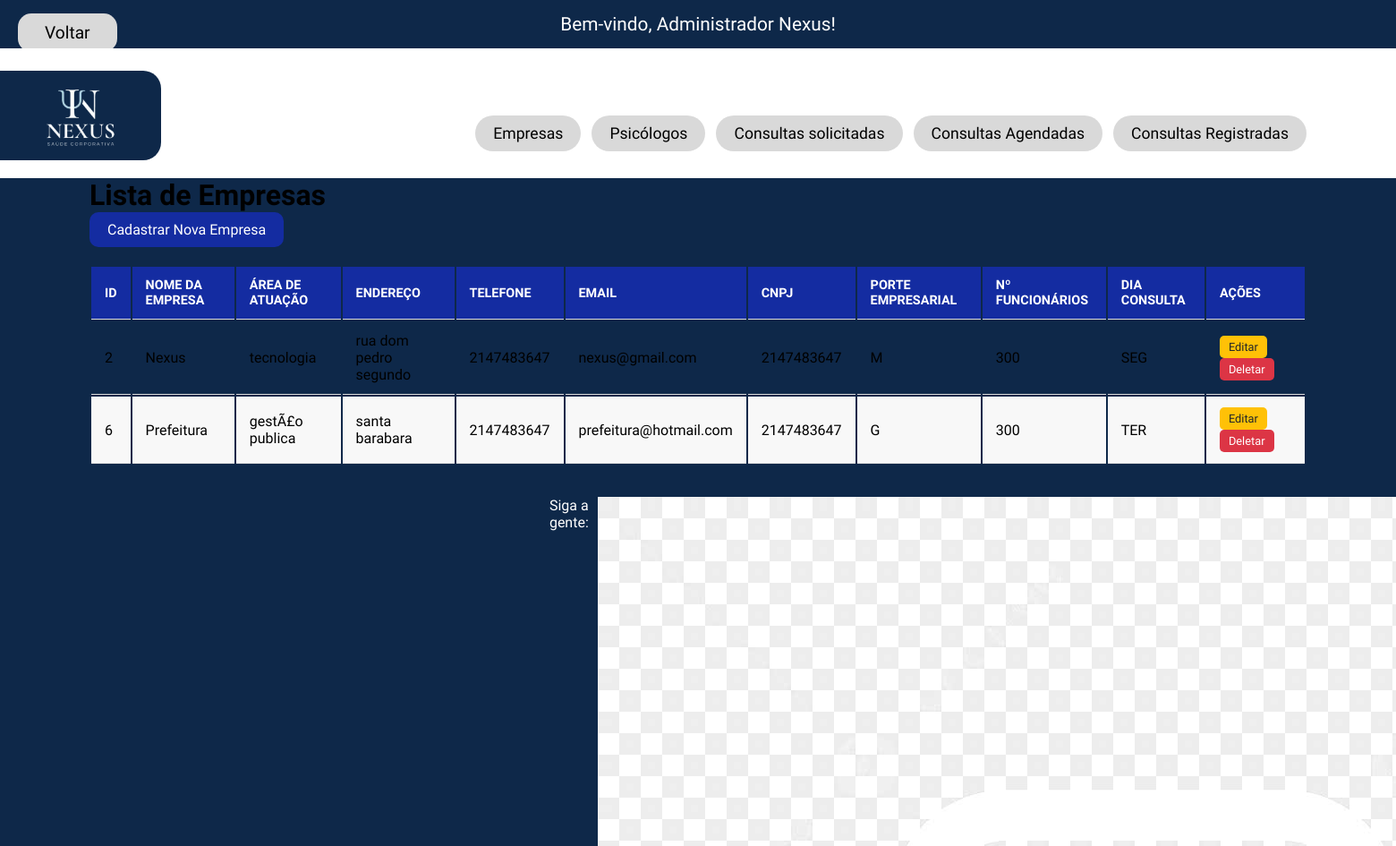
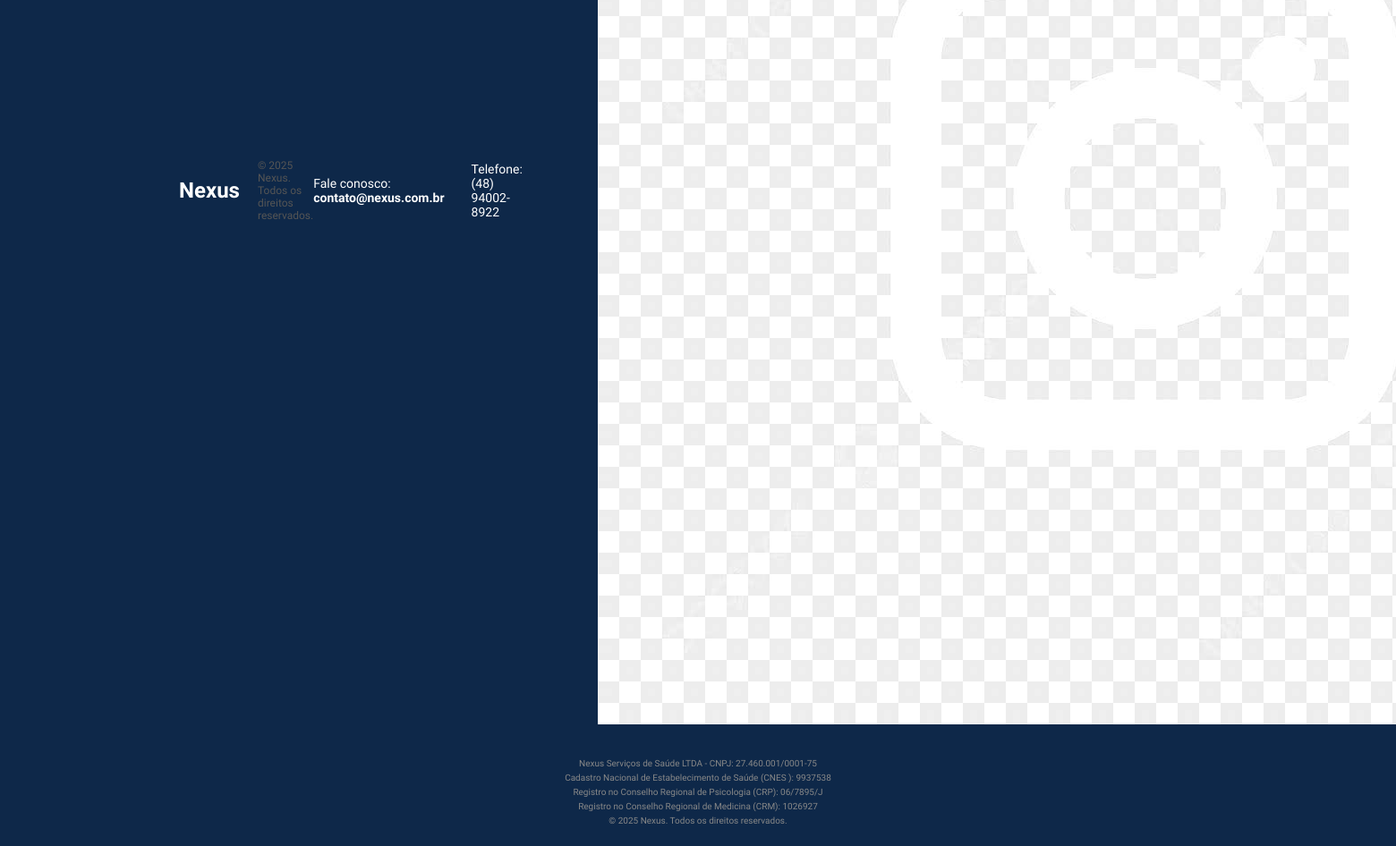
The app's page /listar_empresas.php with its own data (2 pictures, top to bottom).
### tables this page shows
CREATE TABLE `empresas` (
  `id_empresa` int(11) NOT NULL,
  `nome_empresa` varchar(50) DEFAULT NULL,
  `area_atuacao` varchar(50) DEFAULT NULL,
  `endereco` varchar(50) DEFAULT NULL,
  `telefone` int(11) DEFAULT NULL,
  `email` varchar(50) DEFAULT NULL,
  `cnpj` int(14) DEFAULT NULL,
  `porte_empresarial` char(3) DEFAULT NULL,
  `numero_de_funcionarios` int(11) DEFAULT NULL,
  `senha` varchar(50) DEFAULT NULL,
  `data_consulta` varchar(3) DEFAULT NULL
);

### listar_empresas.php (the view, shortened to what this page needs)
<?php
include 'includes/header_dashboard_admin.php';
include 'includes/conexao.php';
$sql = "SELECT id_empresa, nome_empresa, area_atuacao, endereco, telefone, email, cnpj, porte_empresarial, numero_de_funcionarios, data_consulta FROM empresas";
$result = $conn->query($sql);
?>
<div class="container">
    <h1>Lista de Empresas</h1>
    <a href="cadastrar_empresa.php" class="btn btn-primary">Cadastrar Nova Empresa</a>
    <table class="table">
        <thead>
            <tr>
                <th>ID</th>
                <th>Nome da Empresa</th>
                <th>Área de Atuação</th>
                <th>Endereço</th>
                <th>Telefone</th>
                <th>Email</th>
                <th>CNPJ</th>
                <th>Porte Empresarial</th>
                <th>Nº Funcionários</th>
	                <th>Dia Consulta</th>
                <th>Ações</th>
            </tr>
        </thead>
        <tbody>
            <?php
            if ($result->num_rows > 0) {
                while($row = $result->fetch_assoc()) {
                    echo "<tr>";
                    echo "<td>" . $row["id_empresa"] . "</td>";
                    echo "<td>" . $row["nome_empresa"] . "</td>";
                    echo "<td>" . $row["area_atuacao"] . "</td>";
                    echo "<td>" . $row["endereco"] . "</td>";
                    echo "<td>" . $row["telefone"] . "</td>";
                    echo "<td>" . $row["email"] . "</td>";
                    echo "<td>" . $row["cnpj"] . "</td>";
                    echo "<td>" . $row["porte_empresarial"] . "</td>";
                    echo "<td>" . $row["numero_de_funcionarios"] . "</td>";
	                    echo "<td>" . $row["data_consulta"] . "</td>";
                    echo "<td>
                            <a href=\"editar_empresa.php?id=" . $row["id_empresa"] . "\" class=\"btn btn-warning btn-sm\">Editar</a>
                            <a href=\"deletar_empresa.php?id=" . $row["id_empresa"] . "\" class=\"btn btn-danger btn-sm\" onclick=\"return confirm(\'Tem certeza que deseja deletar esta empresa?\');\">Deletar</a>
                          </td>";
                    echo "</tr>";
                }
            } else {
                echo "<tr><td colspan=\"11\">Nenhuma empresa cadastrada.</td></tr>";
            }
            ?>
        </tbody>
    </table>
</div>
<?php
include 'includes/footer.php';
?>

### includes/header_dashboard_admin.php (shortened to what this page needs)
<!DOCTYPE html>
<html lang="pt-BR">
<head>
    <link rel="stylesheet" href="css/style.css">
</head>
<body>
    <div class="top-banner">
         <button class="btn-voltar" onclick="window.location.href='index.php'">Voltar</button>
        <div class="container banner-content">
            <span class="banner-text">Bem-vindo, Administrador Nexus!</span>
        </div>
    </div>
    <nav class="navbar">
        <div class="container">
            <div class="logo-container">
                <a href="index.php">
                    <img src="assets/6001-2.webp" alt="Nexus Logo" class="logo">
                </a>
            </div>
            <div class="nav-menu">
                <button class="nav-btn" onclick="window.location.href='listar_empresas.php'">Empresas</button>
                <button class="nav-btn" onclick="window.location.href='listar_psicologos.php'">Psicólogos</button>
                <button class="nav-btn" onclick="window.location.href='listar_funcionarios.php'">Consultas solicitadas</button>
                <button class="nav-btn" onclick="window.location.href='listar_consultas.php'">Consultas Agendadas</button>
                <button class="nav-btn" onclick="window.location.href='listar_consultas_registradas.php'">Consultas Registradas</button>
            </div>
        </div>
    </nav>

### includes/footer.php (shortened to what this page needs)
<link rel="stylesheet" href="css/style_footer.css">
<footer class="footer-legal">
    <div class="container">
        <div class="footer-main-row">
            <div class="footer-logo-info">
                <span class="logo-text">Nexus</span>
                <span class="copyright">© 2025 Nexus. Todos os direitos reservados.</span>
            </div>
            <div class="footer-contact-social">
                <span class="contact-info-text">Fale conosco: <a href="mailto:contato@nexus.com.br">contato@nexus.com.br</a></span>
                <span class="contact-info-text">Telefone: (48) 94002-8922</span>
                <div class="social-icons">
                    <span>Siga a gente:</span>
                     <a href="https://www.instagram.com/nexus_saude_corporativa?utm_source=ig_web_button_share_sheet&igsh=ZDNlZDc0MzIxNw==" target="_blank">
                     <img src="insta.jpg" class="logo-insta">
                    </a>
                </div>
            </div>
        </div>
        <div class="footer-legal-details">
            <p>Nexus Serviços de Saúde LTDA - CNPJ: 27.460.001/0001-75</p>
            <p>Cadastro Nacional de Estabelecimento de Saúde (CNES ): 9937538</p>
            <p>Registro no Conselho Regional de Psicologia (CRP): 06/7895/J</p>
            <p>Registro no Conselho Regional de Medicina (CRM): 1026927</p>
             <span class="copyright">© 2025 Nexus. Todos os direitos reservados.</span>
        </div>
    </div>
</footer>

### css/style.css (style rules this page uses)
* { margin: 0; padding: 0; box-sizing: border-box; }
body { font-family: 'Alexandria', sans-serif; background-color: #0e2849; overflow-x: hidden; }
.container { width: 100%; max-width: 1400px; margin: 0 auto; padding: 0 20px; }
.top-banner { background-color: #0e2849; padding: 15px 0; width: 100%; }
.banner-content { display: flex; justify-content: center; align-items: center; gap: 20px; flex-wrap: wrap; }
.banner-text { color: white; font-size: 1.3rem; font-family: 'Baloo 2', cursive; font-weight: 400; }
.navbar { background-color: white; padding: 60px 0 30px 0; position: relative; width: 100%; }
.logo-container { position: absolute; left: 0; top: 25px; width: 180px; height: 100px; background-color: #0e2849; border-bottom-right-radius: 20px; border-top-right-radius: 20px; display: flex; align-items: center; justify-content: center; z-index: 10; }
.logo { width: 100%; max-width: 230px; height: auto; object-fit: contain; }
.nav-menu { display: flex; justify-content: flex-end; gap: 12px; flex-wrap: wrap; padding-top: 15px; }
.nav-btn { background-color: #d9d9d9; border: none; padding: 10px 20px; border-radius: 25px; font-size: 1.1rem; font-family: 'Alexandria', sans-serif; cursor: pointer; transition: all 0.3s ease; }
.btn-voltar { background-color: #d9d9d9; color: #000; position: fixed; left: 20px; border: none; padding: 10px 30px; border-radius: 15px; font-size: 1.2rem; font-family: 'Alexandria', sans-serif; cursor: pointer; transition: all 0.3s ease; }
.table thead { background-color: #142ca1; color: white; }
.table th, .table td { padding: 12px 15px; text-align: left; border-bottom: 1px solid #ddd; }
.table th { font-weight: 700; text-transform: uppercase; font-size: 0.9rem; }
.table tbody tr:nth-child(even) { background-color: #f8f8f8; }
.btn-sm { padding: 5px 10px; font-size: 0.8rem; border-radius: 5px; margin-right: 5px; text-decoration: none; display: inline-block; transition: background-color 0.3s ease; }
.btn-warning { background-color: #ffc107; color: #212529; border: none; }
.btn-danger { background-color: #dc3545; color: white; border: none; }
.btn-primary { background-color: #142ca1; color: white; border: none; padding: 10px 20px; border-radius: 10px; text-decoration: none; display: inline-block; margin-bottom: 20px; transition: background-color 0.3s ease; }

### css/style_footer.css (style rules this page uses)
.footer-legal { background-color: #0e2849; padding: 20px 0; font-family: 'Baloo 2', sans-serif; color: #ffffff; }
.footer-legal .container { max-width: 1200px; margin: 0 auto; padding: 0 20px; }
.footer-main-row { display: flex; justify-content: space-between; align-items: center; padding: 15px 0; border-bottom: 1px solid #0e2849; }
.footer-logo-info { display: flex; align-items: center; gap: 20px; }
.footer-logo-info .logo-text { font-size: 24px; font-weight: 700; color: var(--azul-principal); }
.footer-logo-info .copyright { font-size: 12px; color: #555; }
.footer-contact-social { display: flex; align-items: center; gap: 30px; }
.footer-contact-social .contact-info-text { font-size: 14px; color: #ffffff; }
.footer-contact-social .contact-info-text a { color: var(--azul-principal); text-decoration: none; font-weight: 700; }
.social-icons { display: flex; gap: 10px; }
.social-icons a { font-size: 20px; color: var(--azul-principal); transition: color 0.3s; }
.footer-legal-details { font-size: 10px; color: #888; line-height: 1.6; text-align: center; padding-top: 15px; }
.footer-legal-details p { margin: 0; }

### records on screen
empresas: id_empresa "2", nome_empresa "Nexus", area_atuacao "tecnologia", endereco "rua dom pedro segundo", telefone "2147483647", email "nexus@gmail.com", cnpj "2147483647", porte_empresarial "M", numero_de_funcionarios "300", data_consulta "SEG"
empresas: id_empresa "6", nome_empresa "Prefeitura", area_atuacao "gestÃ£o publica", endereco "santa barabara", telefone "2147483647", email "prefeitura@hotmail.com", cnpj "2147483647", porte_empresarial "G", numero_de_funcionarios "300", data_consulta "TER"
